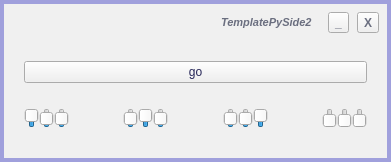
<?xml version="1.0" encoding="UTF-8"?>
<ui version="4.0">
 <class>MainWindow</class>
 <widget class="QMainWindow" name="MainWindow">
  <property name="geometry">
   <rect>
    <x>0</x>
    <y>0</y>
    <width>333</width>
    <height>105</height>
   </rect>
  </property>
  <property name="acceptDrops">
   <bool>true</bool>
  </property>
  <property name="styleSheet">
   <string notr="true">background-color: rgb(240, 240, 240);</string>
  </property>
  <widget class="QWidget" name="centralwidget">
   <layout class="QGridLayout" name="gridLayout">
    <property name="leftMargin">
     <number>0</number>
    </property>
    <property name="topMargin">
     <number>0</number>
    </property>
    <property name="rightMargin">
     <number>0</number>
    </property>
    <property name="bottomMargin">
     <number>0</number>
    </property>
    <property name="spacing">
     <number>0</number>
    </property>
    <item row="0" column="0">
     <widget class="QFrame" name="outerFrame">
      <property name="styleSheet">
       <string notr="true">color: rgb(160,160,220);</string>
      </property>
      <property name="frameShape">
       <enum>QFrame::Panel</enum>
      </property>
      <property name="frameShadow">
       <enum>QFrame::Plain</enum>
      </property>
      <property name="lineWidth">
       <number>4</number>
      </property>
      <layout class="QVBoxLayout" name="verticalLayout_2">
       <property name="spacing">
        <number>0</number>
       </property>
       <property name="leftMargin">
        <number>0</number>
       </property>
       <property name="topMargin">
        <number>0</number>
       </property>
       <property name="rightMargin">
        <number>0</number>
       </property>
       <property name="bottomMargin">
        <number>0</number>
       </property>
       <item>
        <widget class="QFrame" name="frameCaption">
         <property name="styleSheet">
          <string notr="true">color: rgb(106, 110, 127);</string>
         </property>
         <layout class="QHBoxLayout" name="horizontalLayout_5" stretch="0,0,0">
          <property name="spacing">
           <number>16</number>
          </property>
          <property name="leftMargin">
           <number>8</number>
          </property>
          <property name="topMargin">
           <number>8</number>
          </property>
          <property name="rightMargin">
           <number>8</number>
          </property>
          <property name="bottomMargin">
           <number>8</number>
          </property>
          <item>
           <widget class="QLabel" name="_uiscalehint">
            <property name="font">
             <font>
              <pointsize>4</pointsize>
             </font>
            </property>
            <property name="styleSheet">
             <string notr="true">color: rgba(255, 255, 255, 0);</string>
            </property>
            <property name="text">
             <string>this invivible string defines minimal frame width according to varying screen scale factor</string>
            </property>
           </widget>
          </item>
          <item>
           <widget class="QLabel" name="labCaption">
            <property name="font">
             <font>
              <pointsize>8</pointsize>
              <weight>75</weight>
              <italic>true</italic>
              <bold>true</bold>
             </font>
            </property>
            <property name="text">
             <string>TemplatePySide2</string>
            </property>
           </widget>
          </item>
          <item>
           <layout class="QHBoxLayout" name="horizontalLayout_9">
            <property name="spacing">
             <number>8</number>
            </property>
            <item>
             <widget class="QToolButton" name="btnMinimize">
              <property name="font">
               <font>
                <weight>75</weight>
                <bold>true</bold>
               </font>
              </property>
              <property name="text">
               <string>_</string>
              </property>
             </widget>
            </item>
            <item>
             <widget class="QToolButton" name="btnQuit">
              <property name="font">
               <font>
                <weight>75</weight>
                <bold>true</bold>
               </font>
              </property>
              <property name="text">
               <string notr="true">X</string>
              </property>
             </widget>
            </item>
           </layout>
          </item>
         </layout>
        </widget>
       </item>
       <item>
        <widget class="QFrame" name="lay_appWindow">
         <property name="styleSheet">
          <string notr="true">color: rgb(39, 39, 88);</string>
         </property>
         <property name="frameShape">
          <enum>QFrame::NoFrame</enum>
         </property>
         <property name="frameShadow">
          <enum>QFrame::Raised</enum>
         </property>
         <layout class="QGridLayout" name="gridLayout_2" columnstretch="0">
          <property name="leftMargin">
           <number>20</number>
          </property>
          <property name="topMargin">
           <number>20</number>
          </property>
          <property name="rightMargin">
           <number>20</number>
          </property>
          <property name="bottomMargin">
           <number>30</number>
          </property>
          <property name="horizontalSpacing">
           <number>20</number>
          </property>
          <property name="verticalSpacing">
           <number>25</number>
          </property>
          <item row="3" column="0">
           <layout class="QHBoxLayout" name="horizontalLayout">
            <item>
             <widget class="QSlider" name="sliderRr">
              <property name="sizePolicy">
               <sizepolicy hsizetype="Fixed" vsizetype="Expanding">
                <horstretch>0</horstretch>
                <verstretch>0</verstretch>
               </sizepolicy>
              </property>
              <property name="minimum">
               <number>-255</number>
              </property>
              <property name="maximum">
               <number>255</number>
              </property>
              <property name="value">
               <number>255</number>
              </property>
              <property name="orientation">
               <enum>Qt::Vertical</enum>
              </property>
             </widget>
            </item>
            <item>
             <widget class="QSlider" name="sliderRg">
              <property name="minimum">
               <number>-255</number>
              </property>
              <property name="maximum">
               <number>255</number>
              </property>
              <property name="orientation">
               <enum>Qt::Vertical</enum>
              </property>
             </widget>
            </item>
            <item>
             <widget class="QSlider" name="sliderRb">
              <property name="minimum">
               <number>-255</number>
              </property>
              <property name="maximum">
               <number>255</number>
              </property>
              <property name="orientation">
               <enum>Qt::Vertical</enum>
              </property>
             </widget>
            </item>
            <item>
             <spacer name="horizontalSpacer">
              <property name="orientation">
               <enum>Qt::Horizontal</enum>
              </property>
              <property name="sizeHint" stdset="0">
               <size>
                <width>40</width>
                <height>20</height>
               </size>
              </property>
             </spacer>
            </item>
            <item>
             <widget class="QSlider" name="sliderGr">
              <property name="minimum">
               <number>-255</number>
              </property>
              <property name="maximum">
               <number>255</number>
              </property>
              <property name="orientation">
               <enum>Qt::Vertical</enum>
              </property>
             </widget>
            </item>
            <item>
             <widget class="QSlider" name="sliderGg">
              <property name="minimum">
               <number>-255</number>
              </property>
              <property name="maximum">
               <number>255</number>
              </property>
              <property name="value">
               <number>255</number>
              </property>
              <property name="orientation">
               <enum>Qt::Vertical</enum>
              </property>
             </widget>
            </item>
            <item>
             <widget class="QSlider" name="sliderGb">
              <property name="minimum">
               <number>-255</number>
              </property>
              <property name="maximum">
               <number>255</number>
              </property>
              <property name="orientation">
               <enum>Qt::Vertical</enum>
              </property>
             </widget>
            </item>
            <item>
             <spacer name="horizontalSpacer_2">
              <property name="orientation">
               <enum>Qt::Horizontal</enum>
              </property>
              <property name="sizeHint" stdset="0">
               <size>
                <width>40</width>
                <height>20</height>
               </size>
              </property>
             </spacer>
            </item>
            <item>
             <widget class="QSlider" name="sliderBr">
              <property name="minimum">
               <number>-255</number>
              </property>
              <property name="maximum">
               <number>255</number>
              </property>
              <property name="orientation">
               <enum>Qt::Vertical</enum>
              </property>
             </widget>
            </item>
            <item>
             <widget class="QSlider" name="sliderBg">
              <property name="minimum">
               <number>-255</number>
              </property>
              <property name="maximum">
               <number>255</number>
              </property>
              <property name="orientation">
               <enum>Qt::Vertical</enum>
              </property>
             </widget>
            </item>
            <item>
             <widget class="QSlider" name="sliderBb">
              <property name="minimum">
               <number>-255</number>
              </property>
              <property name="maximum">
               <number>255</number>
              </property>
              <property name="value">
               <number>255</number>
              </property>
              <property name="orientation">
               <enum>Qt::Vertical</enum>
              </property>
             </widget>
            </item>
            <item>
             <spacer name="horizontalSpacer_3">
              <property name="orientation">
               <enum>Qt::Horizontal</enum>
              </property>
              <property name="sizeHint" stdset="0">
               <size>
                <width>40</width>
                <height>20</height>
               </size>
              </property>
             </spacer>
            </item>
            <item>
             <widget class="QSlider" name="sliderLr">
              <property name="minimum">
               <number>0</number>
              </property>
              <property name="maximum">
               <number>255</number>
              </property>
              <property name="orientation">
               <enum>Qt::Vertical</enum>
              </property>
             </widget>
            </item>
            <item>
             <widget class="QSlider" name="sliderLg">
              <property name="minimum">
               <number>0</number>
              </property>
              <property name="maximum">
               <number>255</number>
              </property>
              <property name="orientation">
               <enum>Qt::Vertical</enum>
              </property>
             </widget>
            </item>
            <item>
             <widget class="QSlider" name="sliderLb">
              <property name="minimum">
               <number>0</number>
              </property>
              <property name="maximum">
               <number>255</number>
              </property>
              <property name="orientation">
               <enum>Qt::Vertical</enum>
              </property>
             </widget>
            </item>
           </layout>
          </item>
          <item row="0" column="0">
           <widget class="QPushButton" name="btnColor">
            <property name="text">
             <string>go</string>
            </property>
           </widget>
          </item>
         </layout>
        </widget>
       </item>
      </layout>
     </widget>
    </item>
   </layout>
  </widget>
 </widget>
 <resources/>
 <connections>
  <connection>
   <sender>btnMinimize</sender>
   <signal>clicked()</signal>
   <receiver>MainWindow</receiver>
   <slot>showMinimized()</slot>
   <hints>
    <hint type="sourcelabel">
     <x>751</x>
     <y>40</y>
    </hint>
    <hint type="destinationlabel">
     <x>482</x>
     <y>5</y>
    </hint>
   </hints>
  </connection>
  <connection>
   <sender>btnQuit</sender>
   <signal>clicked()</signal>
   <receiver>MainWindow</receiver>
   <slot>close()</slot>
   <hints>
    <hint type="sourcelabel">
     <x>790</x>
     <y>40</y>
    </hint>
    <hint type="destinationlabel">
     <x>593</x>
     <y>5</y>
    </hint>
   </hints>
  </connection>
 </connections>
</ui>
